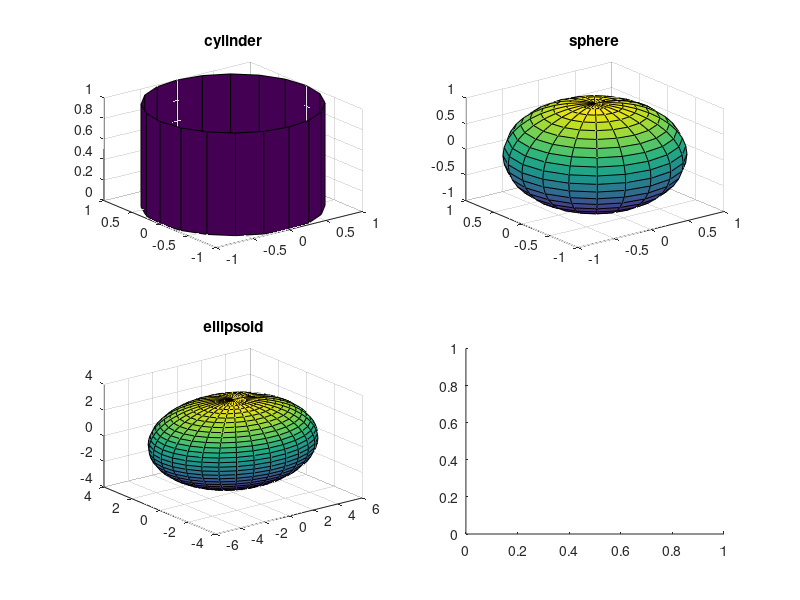

Recreate this plot in MATLAB. (Note: this script raises an error after producing the figure.)
clear,clc

figure
% add your own matlab code here:
% plot four different figures on one graph by using the subplot function:

% =========================================================================
% subplot 1: plot a cylinder, the graph function is provided, you just have
% to add the subplot command by replacing the following line: 

% replace this line with your own code

subplot(2,2,1)
cylinder
title('cylinder')
% =========================================================================

% =========================================================================
% subplot 2: plot a sphere, the graph function is provided, you just have
% to add the subplot command by replacing the following line: 

% replace this line with your own code
subplot(2,2,2) 
sphere
title('sphere')
% add a title to this figure by replacing this line
% =========================================================================

% =========================================================================
% subplot 3: plot a ellipsoid, the graph function is provided, you just have
% to add the subplot command by replacing the following line: 

% replace this line with your own code
subplot(2,2,3)  
ellipsoid(0,0,0,5.9,3.25,3.25,30)
title('ellipsoid')
% add a title to this figure by replacing this line
% =========================================================================

% =========================================================================
% subplot 4: plot a map, the graph function is provided, you just have
% to add the subplot command by replacing the following line: 

% replace this line with your own code
subplot(2,2,4)  
worldmap('antarctica')
antarctica = shaperead('landareas', 'UseGeoCoords', true,...
  'Selector',{@(name) strcmp(name,'Antarctica'), 'Name'});
patchm(antarctica.Lat, antarctica.Lon, [0.5 1 0.5])
title('worldmap')
% add a title to this figure by replacing this line
% =========================================================================
